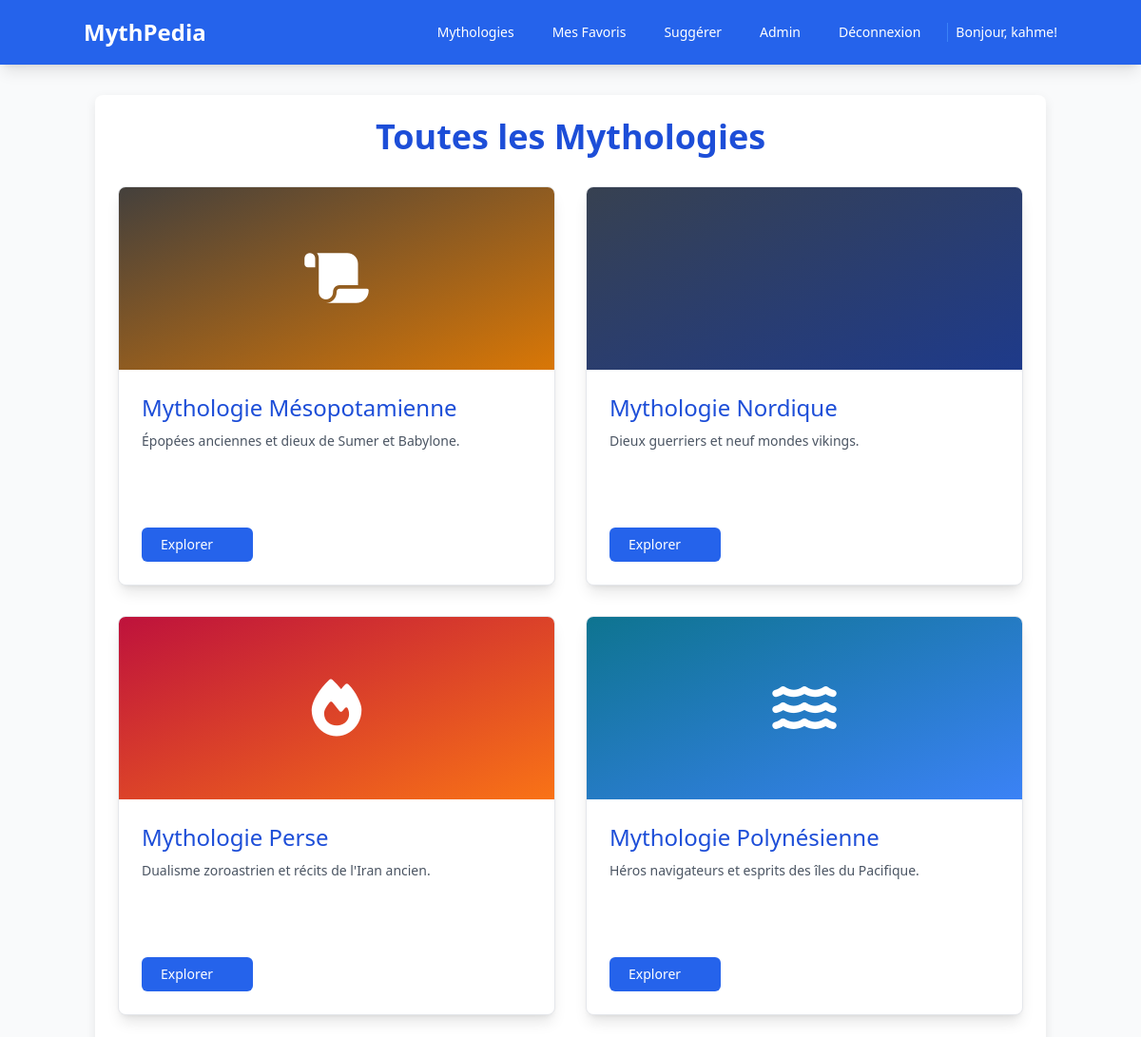
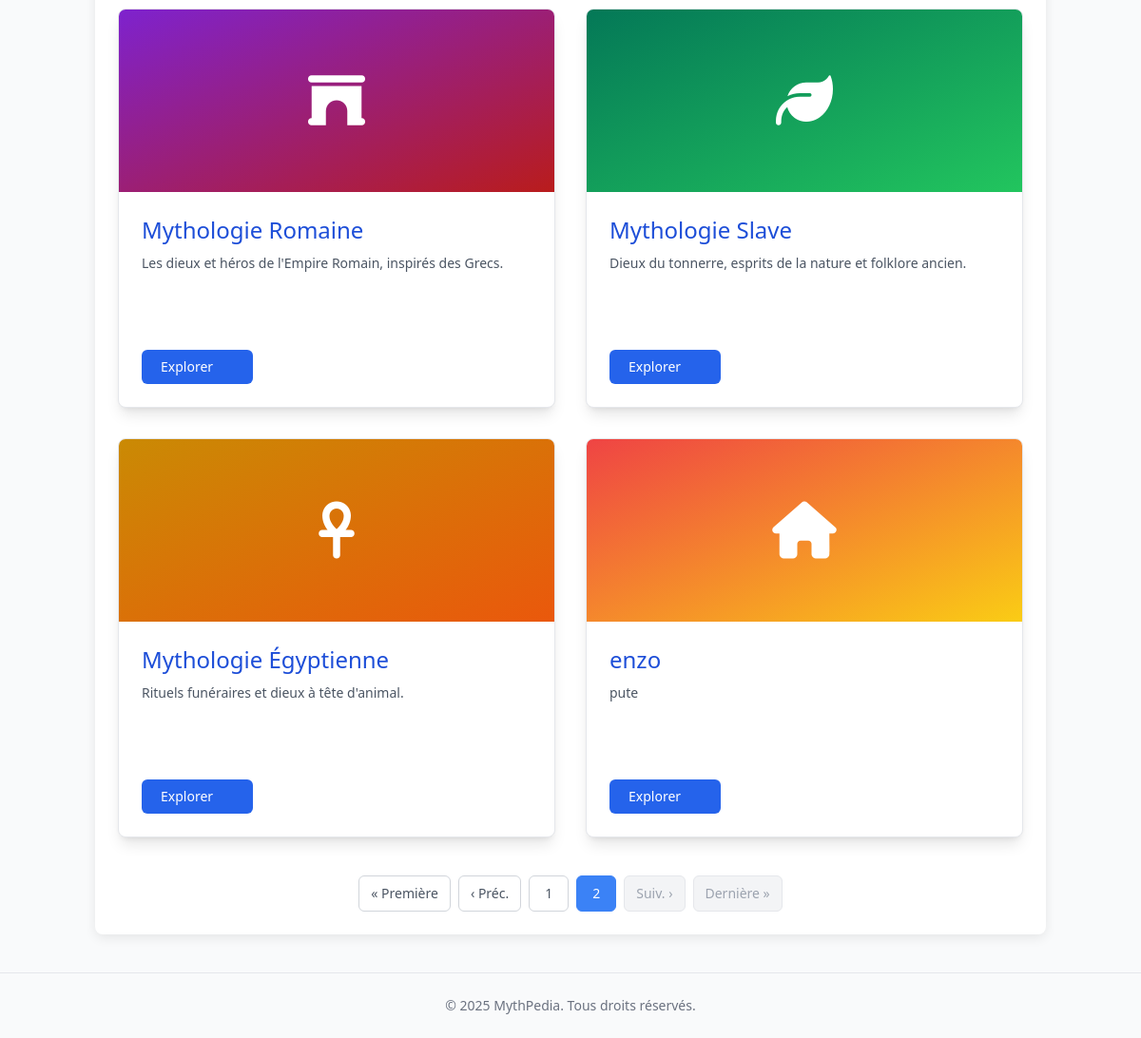
The page /mythpedia/?page=2 (signed in) on the database its author committed (2 pictures, top to bottom).
### mythpedia/models.py (models this page shows, shortened)
class Mythology(models.Model):
    title = models.CharField(max_length=100, verbose_name="Titre de la Mythologie")
    slug = models.SlugField(max_length=110, unique=True, blank=True, help_text="Identifiant URL (auto-généré à partir du titre si laissé vide)")
    icon_class = models.CharField(max_length=50, help_text="Classe Font Awesome (ex: 'fa-dragon')")
    color_from = models.CharField(max_length=50, help_text="Classe Tailwind pour début gradient (ex: 'from-red-500')")
    color_to = models.CharField(max_length=50, help_text="Classe Tailwind pour fin gradient (ex: 'to-yellow-400')")
    description = models.TextField(verbose_name="Description Complète")
    card_summary = models.CharField(max_length=200, blank=True, null=True, help_text="Texte court pour la carte principale (optionnel)")
    class Meta:
        verbose_name = "Mythologie"
        verbose_name_plural = "Mythologies"
        ordering = ['title']

### mythpedia/views.py (the view)
# urls.py: path('', views.mythology_list, name='mythology_list'),
@login_required
def mythology_list(request):
    all_mythologies = Mythology.objects.all().order_by('title')
    paginator = Paginator(all_mythologies, 8)
    page_number = request.GET.get('page')
    try:
        mythologies_page = paginator.page(page_number)
    except PageNotAnInteger:
        mythologies_page = paginator.page(1)
    except EmptyPage:
        mythologies_page = paginator.page(paginator.num_pages)
    context = {
        'mythologies_page': mythologies_page,
        'page_title': 'Liste des Mythologies'
    }
    return render(request, 'mythpedia/mythology_list.html', context)

### mythology_project/mythpedia/templates/mythpedia/mythology_list.html (shortened to what this page needs)
{% extends "mythpedia/base.html" %}
{% load static %}
{% block main_page_heading %}Toutes les Mythologies{% endblock %}
{% block content %}
    {% if mythologies_page.object_list %}
        <div class="grid grid-cols-1 md:grid-cols-2 gap-6 md:gap-8 mb-10">
            {% for mythology in mythologies_page.object_list %}
                <div class="bg-white rounded-lg shadow-lg hover:shadow-xl transition-shadow duration-300 overflow-hidden border border-gray-200 flex flex-col min-h-[420px]">
                    <div class="h-48 flex items-center justify-center text-white bg-gradient-to-br {{ mythology.color_from }} {{ mythology.color_to }} pattern-bg">
                        <i class="fas {{ mythology.icon_class }} text-6xl"></i>
                    </div>
                    <div class="p-6 flex-grow flex flex-col">
                        <h3 class="font-heading text-2xl text-blue-700 mb-2">{{ mythology.title }}</h3>
                        <p class="text-gray-600 text-sm mb-4 flex-grow leading-relaxed">
                            {{ mythology.card_summary|default:mythology.description|truncatewords:30|linebreaksbr }}
                        </p>
                        <a href="{% url 'mythpedia:mythology_detail' mythology_slug=mythology.slug %}"
                           class="self-start mt-auto inline-block px-5 py-2 bg-blue-600 text-white text-sm font-medium rounded-md hover:bg-blue-700 transition-colors group">
                            Explorer <span class="opacity-0 group-hover:opacity-100 transition-opacity duration-300 ml-1">→</span>
                        </a>
                    </div>
                </div>
            {% endfor %}
        </div>
        {% if mythologies_page.has_other_pages %}
            <nav aria-label="Pagination" class="mt-10 flex justify-center items-center space-x-2 text-sm">
                {% if mythologies_page.has_previous %}
                    <a href="?page=1" class="px-3 py-2 rounded-md border border-gray-300 bg-white text-gray-600 hover:bg-gray-100">« Première</a>
                    <a href="?page={{ mythologies_page.previous_page_number }}" class="px-3 py-2 rounded-md border border-gray-300 bg-white text-gray-600 hover:bg-gray-100">‹ Préc.</a>
                {% else %}
                    <span class="px-3 py-2 rounded-md border border-gray-200 bg-gray-100 text-gray-400 cursor-not-allowed">« Première</span>
                    <span class="px-3 py-2 rounded-md border border-gray-200 bg-gray-100 text-gray-400 cursor-not-allowed">‹ Préc.</span>
                {% endif %}
                {% for i in mythologies_page.paginator.page_range %}
                    {% if mythologies_page.number == i %}
                        <span class="px-4 py-2 rounded-md border border-blue-500 bg-blue-500 text-white z-10" aria-current="page">{{ i }}</span>
                    {% elif i > mythologies_page.number|add:'-3' and i < mythologies_page.number|add:'3' %}
                        <a href="?page={{ i }}" class="px-4 py-2 rounded-md border border-gray-300 bg-white text-gray-600 hover:bg-gray-100">{{ i }}</a>
                    {% elif i == mythologies_page.number|add:'-3' or i == mythologies_page.number|add:'3' %}
                         <span class="px-4 py-2 text-gray-500">...</span>
                    {% endif %}
                {% endfor %}
                {% if mythologies_page.has_next %}
                    <a href="?page={{ mythologies_page.next_page_number }}" class="px-3 py-2 rounded-md border border-gray-300 bg-white text-gray-600 hover:bg-gray-100">Suiv. ›</a>
                    <a href="?page={{ mythologies_page.paginator.num_pages }}" class="px-3 py-2 rounded-md border border-gray-300 bg-white text-gray-600 hover:bg-gray-100">Dernière »</a>
                {% else %}
                    <span class="px-3 py-2 rounded-md border border-gray-200 bg-gray-100 text-gray-400 cursor-not-allowed">Suiv. ›</span>
                    <span class="px-3 py-2 rounded-md border border-gray-200 bg-gray-100 text-gray-400 cursor-not-allowed">Dernière »</span>
                {% endif %}
            </nav>
        {% endif %}
    {% else %}
        <p class="text-gray-700 text-center">Aucune mythologie n'a été ajoutée pour le moment.</p>
    {% endif %}
{% endblock %}

### mythology_project/mythpedia/templates/mythpedia/base.html (shortened to what this page needs)
<!DOCTYPE html>
<html lang="fr">
<head>
    <script src="https://cdn.tailwindcss.com"></script>
    <link rel="stylesheet" href="https://cdnjs.cloudflare.com/ajax/libs/font-awesome/6.4.0/css/all.min.css">
</head>
<body class="bg-gray-50 text-gray-800">
    <nav class="bg-blue-600 text-white p-4 shadow-lg">
        <div class="container mx-auto flex justify-between items-center">
            <a href="{% if user.is_authenticated %}{% url 'mythpedia:mythology_list' %}{% else %}{% url 'login' %}{% endif %}" class="text-2xl font-bold hover:text-blue-100 transition-colors">MythPedia</a>
            <div class="flex items-center space-x-2 sm:space-x-3 md:space-x-4">
                <a href="{% url 'mythpedia:mythology_list' %}" class="px-3 py-2 rounded-md hover:bg-blue-700 transition-colors text-sm font-medium">Mythologies</a>
                {% if user.is_authenticated %}
                    <a href="{% url 'mythpedia:user_favorites_list' %}" class="px-3 py-2 rounded-md hover:bg-blue-700 transition-colors text-sm font-medium">Mes Favoris</a>
                    <a href="{% url 'mythpedia:submit_suggestion' %}" class="px-3 py-2 rounded-md hover:bg-blue-700 transition-colors text-sm font-medium">Suggérer</a>
                {% endif %}
                <div class="flex items-center space-x-2 sm:space-x-3 md:space-x-4">
                    {% if user.is_authenticated %}
                        {% if user.is_staff %}
                            <a href="{% url 'admin:index' %}" class="px-3 py-2 rounded-md hover:bg-blue-700 transition-colors text-sm font-medium">Admin</a>
                        {% endif %}
                        <a href="{% url 'logout' %}" class="px-3 py-2 rounded-md hover:bg-blue-700 transition-colors text-sm font-medium">Déconnexion</a>
                        <span class="text-sm font-medium pl-2 border-l border-blue-500 hidden sm:inline">Bonjour, {{ user.username }}!</span>
                    {% else %}
                        <a href="{% url 'register' %}" class="px-3 py-2 rounded-md hover:bg-blue-700 transition-colors text-sm font-medium">Inscription</a>
                        <a href="{% url 'login' %}" class="px-3 py-2 rounded-md hover:bg-blue-700 transition-colors text-sm font-medium">Connexion</a>
                    {% endif %}
                </div>
            </div>
        </div>
    </nav>
    <div class="content-area">
        <h1 class="text-4xl font-bold text-blue-700 mb-8 text-center">{% block main_page_heading %}{{ page_title|default:"Bienvenue" }}{% endblock %}</h1>
        {% block content %}{% endblock %}
    </div>
    <footer class="text-center p-6 mt-10 text-gray-500 text-sm border-t border-gray-200">
        <p>© {% now "Y" %} MythPedia. Tous droits réservés.</p>
    </footer>
</body>
</html>

### mythology_project/mythpedia/templates/mythpedia/base.html (style rules this page uses)
body { font-family: 'Segoe UI', Tahoma, Geneva, Verdana, sans-serif; }
.content-area { max-width: 1000px; margin: 2rem auto; padding: 1.5rem; background-color: #fff; border-radius: 8px; box-shadow: 0 4px 12px rgba(0,0,0,0.08); }

### rows shown on the page
Mythology: title "Mythologie Mésopotamienne", card_summary "Épopées anciennes et dieux de Sumer et Babylone."
Mythology: title "Mythologie Nordique", card_summary "Dieux guerriers et neuf mondes vikings."
Mythology: title "Mythologie Perse", card_summary "Dualisme zoroastrien et récits de l'Iran ancien."
Mythology: title "Mythologie Polynésienne", card_summary "Héros navigateurs et esprits des îles du Pacifique."
Mythology: title "Mythologie Romaine", card_summary "Les dieux et héros de l'Empire Romain, inspirés des Grecs."
Mythology: title "Mythologie Slave", card_summary "Dieux du tonnerre, esprits de la nature et folklore ancien."
Mythology: title "Mythologie Égyptienne", card_summary "Rituels funéraires et dieux à tête d'animal."
Mythology: title "enzo", card_summary "pute"

### other values the page prints
{{ user.username }} "kahme"
{{ i }} "1"
{{ i }} "2"
